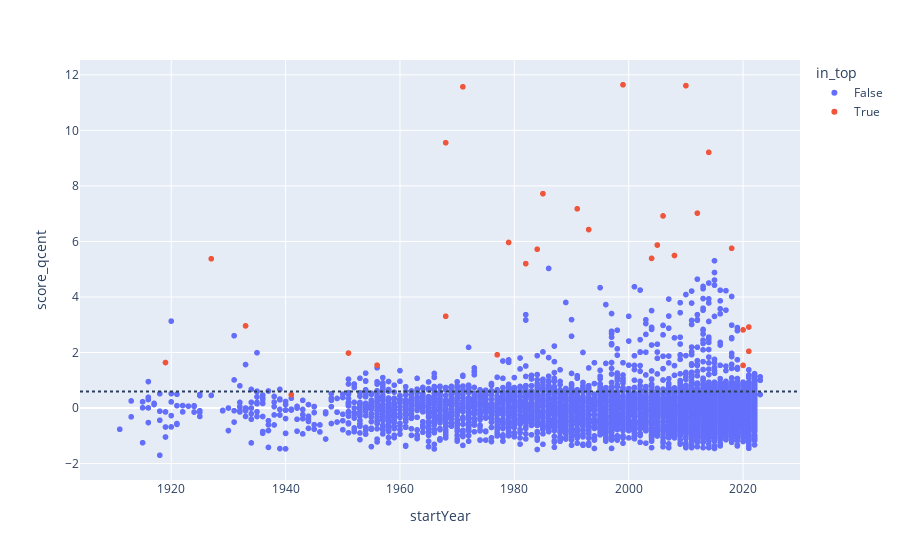

Notebook source saved alongside this figure:
### Code cell
fig = px.scatter(scifi_movies, 'startYear', 'score_qcent', hover_name='primaryTitle', color='in_top')

fig.add_hline(y=0.6, line_dash="dot",
#               annotation_text="Jan 1, 2018 baseline", 
#               annotation_position="bottom right",
#               annotation_font_size=20,
#               annotation_font_color="blue"
             )

### Figure 1 — Plotly figure (JSON) as saved in the notebook; plotly's stock layout.template omitted (floating-point values rounded to 4 significant figures; data arrays with more than 128 entries replaced by an {"elided": "..."} marker saying what was removed)
{"data": [{"hovertemplate": "<b>%{hovertext}</b><br><br>in_top=False<br>startYear=%{x}<br>score_qcent=%{y}<extra></extra>", "hovertext": {"elided": "6733 str values"}, "legendgroup": "False", "marker": {"color": "#636efa", "symbol": "circle"}, "mode": "markers", "name": "False", "showlegend": true, "type": "scattergl", "x": {"elided": "6733 int values"}, "xaxis": "x", "y": {"elided": "6733 float values"}, "yaxis": "y"}, {"hovertemplate": "<b>%{hovertext}</b><br><br>in_top=True<br>startYear=%{x}<br>score_qcent=%{y}<extra></extra>", "hovertext": ["The Doll", "Metropolis", "King Kong", "Dr. Jekyll and Mr. Hyde", "The Day the Earth Stood Still", "Invasion of the Body Snatchers", "2001: A Space Odyssey", "Planet of the Apes", "A Clockwork Orange", "Close Encounters of the Third Kind", "Alien", "Blade Runner", "The Terminator", "Back to the Future", "Terminator 2: Judgment Day", "Jurassic Park", "The Matrix", "Eternal Sunshine of the Spotless Mind", "Iron Man", "V for Vendetta", "The Prestige", "Interstellar", "The Avengers", "Don't Look Up", "Inception", "Black Widow", "Avengers: Infinity War", "Tenet", "A Quiet Place Part II"], "legendgroup": "True", "marker": {"color": "#EF553B", "symbol": "circle"}, "mode": "markers", "name": "True", "showlegend": true, "type": "scattergl", "x": [1919, 1927, 1933, 1941, 1951, 1956, 1968, 1968, 1971, 1977, 1979, 1982, 1984, 1985, 1991, 1993, 1999, 2004, 2008, 2005, 2006, 2014, 2012, 2021, 2010, 2021, 2018, 2020, 2020], "xaxis": "x", "y": [1.64, 5.377, 2.959, 0.4812, 1.98, 1.544, 9.556, 3.305, 11.57, 1.918, 5.963, 5.202, 5.72, 7.721, 7.177, 6.427, 11.64, 5.39, 5.493, 5.87, 6.919, 9.208, 7.019, 2.918, 11.61, 2.045, 5.753, 2.814, 1.536], "yaxis": "y"}], "layout": {"autosize": true, "legend": {"title": {"text": "in_top"}, "tracegroupgap": 0}, "margin": {"t": 60}, "shapes": [{"line": {"dash": "dot"}, "type": "line", "x0": 0, "x1": 1, "xref": "x domain", "y0": 0.6, "y1": 0.6, "yref": "y"}], "xaxis": {"anchor": "y", "autorange": true, "domain": [0, 1], "range": [1904.0, 2030.0], "title": {"text": "startYear"}, "type": "linear"}, "yaxis": {"anchor": "x", "autorange": true, "domain": [0, 1], "range": [-2.733, 12.68], "title": {"text": "score_qcent"}, "type": "linear"}}}
